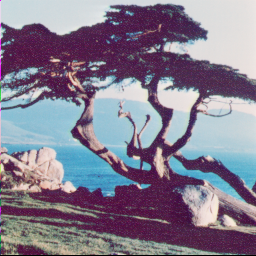
#> input picture LAB02/4.1.06.tiff, 256 x 256 px
$ jupyter execute --allow-errors lab2.ipynb
#> lines starting #> are read from the running program, lines starting #| are printed output that depends on the picture
# Image Manipulations and Image Spaces

# Imports

[cell 1]
import numpy as np
from PIL import Image

# Imports:
from skimage.color import rgb2yuv, yuv2rgb, rgb2lab, lab2rgb, rgb2hsv, hsv2rgb
from skimage.exposure import equalize_hist, equalize_adapthist
from skimage import io

import numpy as np
import pandas as pd
from IPython.display import Markdown, display
import matplotlib.pyplot as plt
import os
import math

# Warm up

[cell 2]
# Read an image
image = Image.open("4.1.06.tiff")
#> image is the input picture: PIL image 256x256 RGB; mean R, G, B 132.2, 124.9, 143.3

# Show the image
image.show()

[cell 3]
# Transform the image to numpy array to manipulate it
image_array = np.array(image)

# Inspect the image array
print(f"Shape: {image_array.shape}")
#| Shape: (256, 256, 3)
print(f"Red channel:\n{image_array[:, :, 0]}")
#> (printed output is left out)
print(f"Green channel:\n{image_array[:, :, 1]}")
#> (printed output is left out)
print(f"Blue channel:\n{image_array[:, :, 2]}")
#> (printed output is left out)

[cell 4]
# Manipulation example: make the image darker
image_array_v1 = (image_array * 0.6).astype(np.uint8)
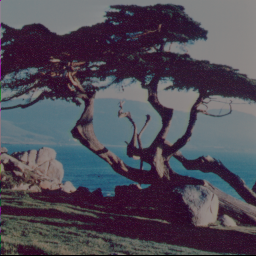
#> image_array_v1: shape (256, 256, 3); mean R, G, B 78.9, 74.5, 85.6
image_v1 = Image.fromarray(image_array_v1)
image_v1.show()

[cell 5]
# Manipulation example: manipulate the red channel
image_array_v2 = image_array[:, :, 0]
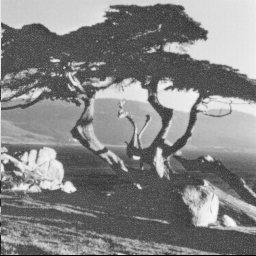
#> image_array_v2: shape (256, 256); min 0, max 249, mean 132.2
image_v2 = Image.fromarray(image_array_v2)
image_v2.show()

# Q: Why is it grey?
# A: Because if only one channel is used, the image is considered to be greyscale.

# Manipulation example: set explicitly green and blue channels to 0
image_array_v2 = image_array.copy()
image_array_v2[:, :, 1] = 0  # Set green channel to 0
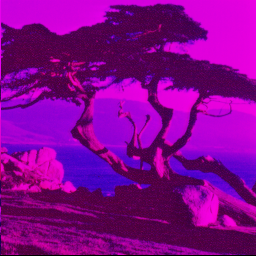
#> image_array_v2: shape (256, 256, 3); mean R, G, B 132.2, 0, 143.3
image_array_v2[:, :, 2] = 0  # Set blue channel to 0
#> (the rest of the program and of its run is left out)
